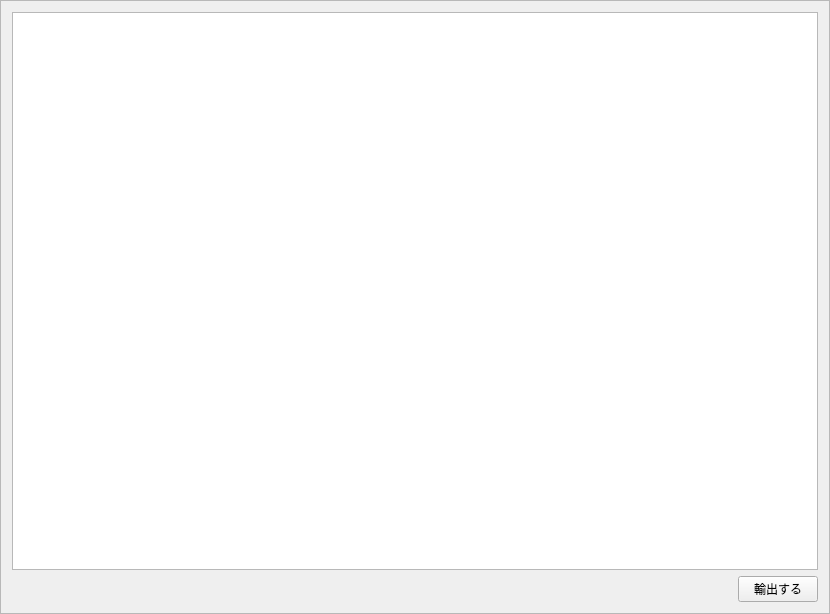
<?xml version="1.0" encoding="UTF-8"?>
<ui version="4.0">
 <class>TransactionsFrame</class>
 <widget class="QFrame" name="TransactionsFrame">
  <property name="geometry">
   <rect>
    <x>0</x>
    <y>0</y>
    <width>830</width>
    <height>614</height>
   </rect>
  </property>
  <property name="windowTitle">
   <string>Frame</string>
  </property>
  <property name="frameShape">
   <enum>QFrame::StyledPanel</enum>
  </property>
  <property name="frameShadow">
   <enum>QFrame::Raised</enum>
  </property>
  <layout class="QVBoxLayout" name="verticalLayout">
   <item>
    <widget class="QTreeView" name="m_transactionsView">
     <property name="sizeAdjustPolicy">
      <enum>QAbstractScrollArea::AdjustIgnored</enum>
     </property>
     <property name="editTriggers">
      <set>QAbstractItemView::AnyKeyPressed|QAbstractItemView::CurrentChanged|QAbstractItemView::EditKeyPressed|QAbstractItemView::SelectedClicked</set>
     </property>
     <property name="alternatingRowColors">
      <bool>true</bool>
     </property>
     <property name="rootIsDecorated">
      <bool>false</bool>
     </property>
     <property name="uniformRowHeights">
      <bool>true</bool>
     </property>
     <property name="itemsExpandable">
      <bool>false</bool>
     </property>
     <property name="sortingEnabled">
      <bool>false</bool>
     </property>
     <attribute name="headerCascadingSectionResizes">
      <bool>true</bool>
     </attribute>
     <attribute name="headerShowSortIndicator" stdset="0">
      <bool>false</bool>
     </attribute>
    </widget>
   </item>
   <item>
    <layout class="QHBoxLayout" name="horizontalLayout">
     <item>
      <spacer name="horizontalSpacer">
       <property name="orientation">
        <enum>Qt::Horizontal</enum>
       </property>
       <property name="sizeHint" stdset="0">
        <size>
         <width>40</width>
         <height>20</height>
        </size>
       </property>
      </spacer>
     </item>
     <item>
      <widget class="QPushButton" name="m_csvButton">
       <property name="text">
        <string>輸出する</string>
       </property>
       <property name="icon">
        <iconset resource="../../resources.qrc">
         <normaloff>:/icons/export</normaloff>:/icons/export</iconset>
       </property>
      </widget>
     </item>
    </layout>
   </item>
  </layout>
 </widget>
 <resources>
  <include location="../../resources.qrc"/>
 </resources>
 <connections>
  <connection>
   <sender>m_csvButton</sender>
   <signal>clicked()</signal>
   <receiver>TransactionsFrame</receiver>
   <slot>exportToCsv()</slot>
   <hints>
    <hint type="sourcelabel">
     <x>761</x>
     <y>587</y>
    </hint>
    <hint type="destinationlabel">
     <x>414</x>
     <y>306</y>
    </hint>
   </hints>
  </connection>
  <connection>
   <sender>m_transactionsView</sender>
   <signal>doubleClicked(QModelIndex)</signal>
   <receiver>TransactionsFrame</receiver>
   <slot>showTransactionDetails(QModelIndex)</slot>
   <hints>
    <hint type="sourcelabel">
     <x>414</x>
     <y>287</y>
    </hint>
    <hint type="destinationlabel">
     <x>414</x>
     <y>306</y>
    </hint>
   </hints>
  </connection>
 </connections>
 <slots>
  <slot>exportToCsv()</slot>
  <slot>showTransactionDetails(QModelIndex)</slot>
 </slots>
</ui>
